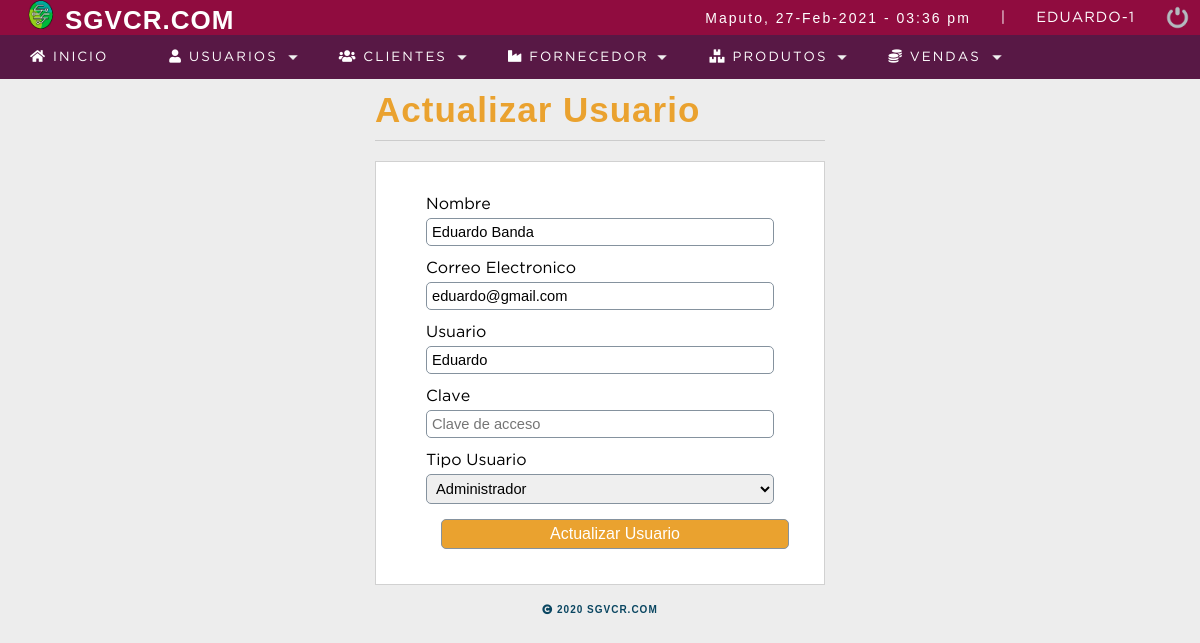
/sistema/editar_usuario.php?id=1 (signed in), run on the app's committed database.
### tables this page shows
CREATE TABLE IF NOT EXISTS `usuario` (
  `idusuario` int(11) NOT NULL AUTO_INCREMENT,
  `nombre` varchar(50) DEFAULT NULL,
  `correo` varchar(100) DEFAULT NULL,
  `usuario` varchar(15) DEFAULT NULL,
  `clave` varchar(100) DEFAULT NULL,
  `rol` int(11) DEFAULT NULL,
  `estatus` int(11) NOT NULL DEFAULT '1',
  PRIMARY KEY (`idusuario`),
  KEY `rol` (`rol`),
  CONSTRAINT `usuario_ibfk_1` FOREIGN KEY (`rol`) REFERENCES `rol` (`idrol`) ON DELETE CASCADE ON UPDATE CASCADE
);

CREATE TABLE IF NOT EXISTS `rol` (
  `idrol` int(11) NOT NULL AUTO_INCREMENT,
  `rol` varchar(20) DEFAULT NULL,
  PRIMARY KEY (`idrol`)
);

### sistema/editar_usuario.php (the view, shortened to what this page needs)
<?php
    include "../conn.php";
    $iduser = $_REQUEST['id'];
    $sql = mysqli_query($conn,"SELECT u.idusuario, u.nombre,u.correo,u.usuario, (u.rol) as idrol, (r.rol) as rol
                                    FROM usuario u
                                    INNER JOIN rol r
                                    on u.rol = r.idrol
                                    WHERE idusuario= $iduser  and estatus = 1 ");
    $result_sql = mysqli_num_rows($sql);
    if($result_sql == 0){
            header('Location: lista_usuario.php');
    }else{
        $option = '';
        while($data = mysqli_fetch_array($sql)){
            $nombre = $data['nombre'];
            $email = $data['correo'];
            $usuario = $data['usuario'];
            $idrol = $data['idrol'];
            $rol = $data['rol'];
            if($idrol == 1){
                $option = '<option value="'.$idrol.'"select>'.$rol.'</option>';
            }else if($idrol == 2){
                $option = '<option value="'.$idrol.'"select>'.$rol.'</option>';
            }else if($idrol == 3){
                $option = '<option value="'.$idrol.'"select>'.$rol.'</option>';
        }
        }
    }
?>
<!DOCTYPE html>
<html lang="en">
<head>
	<?php include "includes/scripts.php"; ?>
</head>
<body>
<?php include "includes/header.php"; ?>
	<section id="container">
		<div class="form_register">
        <h1>Actualizar Usuario</h1>
        <hr>
        <form action="" method="post">
            <label for="nombre">Nombre</label>
            <input type="text" name="nombre" id="nombre" placeholder="Nombre completo" value= "<?php echo $nombre; ?>">
            <label for="correo">Correo Electronico</label>
            <input type="email" name="correo" id="correo" placeholder="Correo electronico" value= "<?php echo $email; ?>">
            <label for="usuario">Usuario</label>
            <input type="text" name="usuario" id="usuario" placeholder="Usuario" value= "<?php echo $usuario; ?>">
            <label for="clave">Clave</label>
            <input type="password" name="clave" id="clave" placeholder="Clave de acceso">
            <label for="rol">Tipo Usuario</label>
            <select name="rol" id="rol" class="notItemOne">
            <?php
                echo $option;
                ?>
            </select>
            <input type="submit" value="Actualizar Usuario" class="btn_save">
        </form>
    	</section>
	<?php include "includes/footer.php"; ?>
</body>
</html>

### sistema/css/styles.css (style rules this page uses)
* { margin: 0; padding: 0; box-sizing: border-box; }
body { background: #ededed; }
h1, h2, h3, h4, h5, h6 { font-family: 'arial'; font-weight: bold; letter-spacing: 1px; }
h1 { font-size: 26px; }
#container { padding: 90px 15px 15px; }
.form_register { width: 450px; margin: auto; }
.form_register h1 { color: #eaa22f; }
hr { border: 0; background: #ccc; height: 1px; margin: 10px 0; display: block; }
form { background: #FFF; margin: auto; padding: 20px 50px; border: 1px solid #d1d1d1; }
label { display: block; font-size: 12pt; font-family: "GothamBook"; margin: 15px auto 5px auto; }
input,select { display: block; width: 100%; font-size: 11pt; padding: 5px; border: 1px solid #85929e; border-radius: 5px; }
.notItemOne option:first-child { display: none; }
.btn_save { font-size: 12pt; background: #eaa22f; padding: 5px 5px; color: #FFF; margin: 15px; display: inline-block; cursor: pointer; }
#container h1 { font-size: 35px; display: inline-block; }

### data on the page
usuario: nombre "Eduardo Banda", correo "eduardo@gmail.com", usuario "Eduardo", rol "Administrador"

### other printed values
$_SESSION['user'] "EDUARDO"
$_SESSION['rol'] "1"
